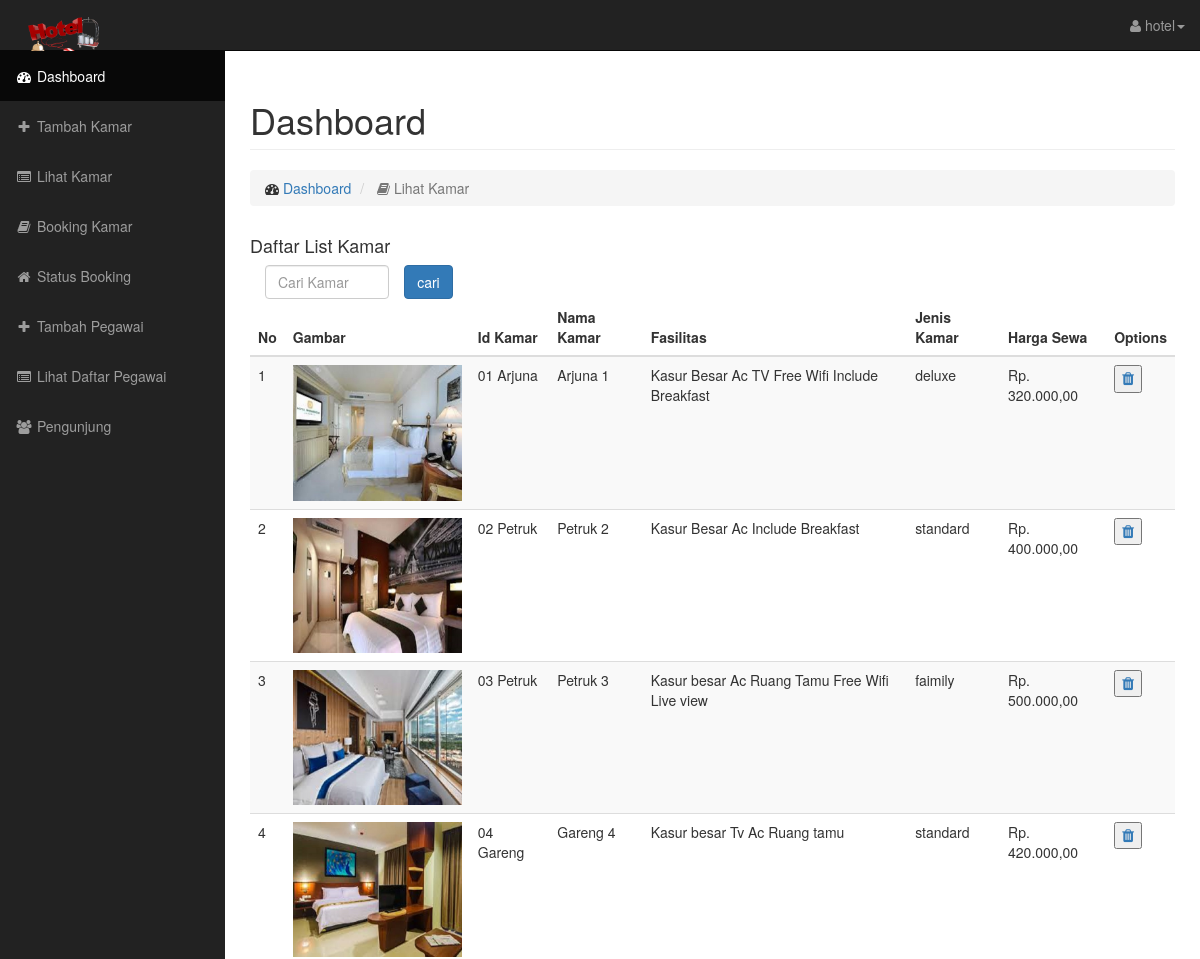
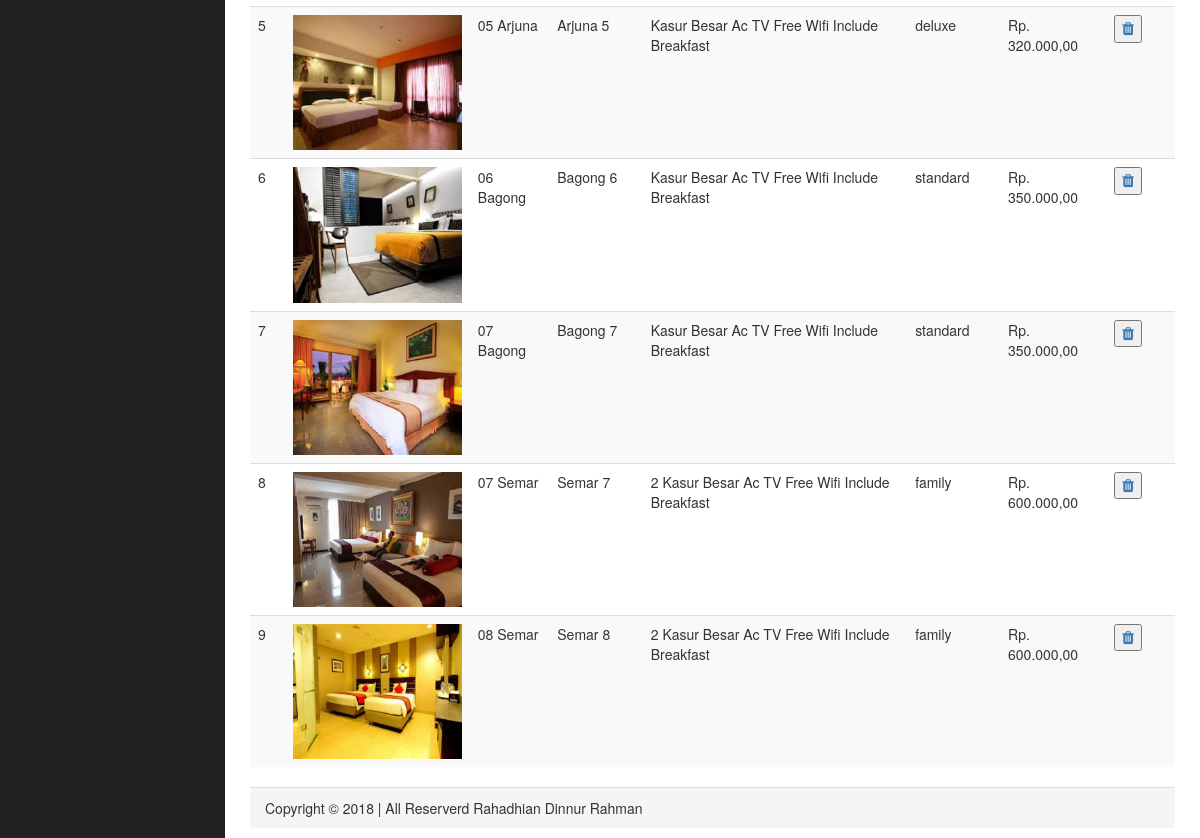
Page /administrator/kamar_lihat.php (signed in) on the committed database (2 pictures, top to bottom).
### tables this page shows
CREATE TABLE IF NOT EXISTS `tb_kamar` (
  `id_kamar` varchar(13) NOT NULL,
  `gambar` text NOT NULL,
  `nama_kamar` varchar(15) NOT NULL,
  `fasilitas` text NOT NULL,
  `harga` int(11) NOT NULL,
  `jenis_kamar` varchar(10) NOT NULL
);

### administrator/kamar_lihat.php (the view, shortened to what this page needs)
<?php
    include "login/koneksi.php";
        ?>
<!DOCTYPE html>
<html lang="en">
<head>
    <link href="css/bootstrap.min.css" rel="stylesheet">
    <link href="css/sb-admin.css" rel="stylesheet">
    <link href="css/plugins/morris.css" rel="stylesheet">
    <link href="font-awesome/css/font-awesome.min.css" rel="stylesheet" type="text/css">
</head>
<body>
    <div id="wrapper" style="background-color: white;">
        <nav class="navbar navbar-inverse navbar-fixed-top" role="navigation">
            <div class="navbar-header">
                <a class="navbar-brand" href="../index.php"><img src="../logoku.png" width="100px"></a>
            </div>
            <ul class="nav navbar-right top-nav">
                <li class="dropdown">
                    <a href="#" class="dropdown-toggle" data-toggle="dropdown"><i class="fa fa-user"></i> <?php echo $_SESSION['6LfQTxcUAAAAAH4-Boh5YZmTknrd7beQTh-Vtvr9']; ?><b class="caret"></b></a>
                </li>
            </ul>
            <div class="collapse navbar-collapse navbar-ex1-collapse">
                <ul class="nav navbar-nav side-nav">
                    <li class="active">
                        <a href="index.php"><i class="fa fa-fw fa-dashboard"></i> Dashboard</a>
                    </li>
                    <li>
                        <a href="tambah_kamar.php"><i class="fa fa-fw fa-plus"></i> Tambah Kamar</a>
                    </li>
                    <li>
                        <a href="kamar_lihat.php"><i class="fa fa-fw fa-list-alt"></i> Lihat Kamar</a>
                    </li>
                    <li>
                        <a href="terbooking.php"><i class="fa fa-fw fa-book"></i> Booking Kamar</a>
                    </li>
                    <li>
                        <a href="booking_lihat.php"><i class="fa fa-fw fa-home"></i> Status Booking</a>
                    </li>
                    <li>
                        <a href="tambah_pegawai.php"><i class="fa fa-fw fa-plus"></i> Tambah Pegawai</a>
                    </li>
                    <li>
                        <a href="pegawai_lihat.php"><i class="fa fa-fw fa-list-alt"></i> Lihat Daftar Pegawai</a>
                    </li>
                     <li>
                        <a href="pengunjung.php"><i class="fa fa-fw fa-users"></i> Pengunjung</a>
                    </li>
                </ul>
            </div>
        </nav>
        <div id="page-wrapper">
            <div class="container-fluid">
                <div class="row">
                    <div class="col-lg-12">
                        <h1 class="page-header">
                            Dashboard
                        </h1>
                        <ol class="breadcrumb">
                            <li>
                                <i class="fa fa-dashboard"></i>  <a href="index.php">Dashboard</a>
                            </li>
                            <li class="active">
                                <i class="fa fa-book"></i> Lihat Kamar
                            </li>
                        </ol>
                    </div>
                </div>
                <div class="row">
                    <div class="col-lg-12">
                        <h4>Daftar List Kamar</h4>
                        <form class="" method="POST" action="kamar_lihat.php">
                            <div class="col-lg-2">
                                <input type="text" name="cari" placeholder="Cari Kamar" class="form form-control">
                            </div>
                                <input type="submit" value="cari" class="btn btn-primary">
                        </form>
                        <div class="table-responsive">
                            <table class="table table-hover table-striped">
                                <thead>
                                    <tr>
                                        <th>No</th>
                                        <th>Gambar</th>
                                        <th>Id Kamar</th>
                                        <th>Nama Kamar</th>
                                        <th>Fasilitas</th>
                                        <th>Jenis Kamar</th>
                                        <th>Harga Sewa</th>
                                        <th>Options</th>
                                    </tr>
                                </thead>
                                <tbody>
                                <?php
                                 @$cari = $_POST['cari'];
                                    if (!empty(@$_POST['tombol'])) {
                                    $sql = "SELECT * from tb_kamar where jenis_kamar like '%$cari%'";
                                     }else{
                                    $sql = "SELECT * from tb_kamar";
                                    }
                                    $querynya = $mysql->query($sql);
                                    $i=1;
                                    while ($informasi = mysqli_fetch_array($querynya)) {?>
                                    <tr>
                                        <td><?php echo $i; ?></td>
                                        <td width="20%" height="150px;"><img class="img-responsive" src="../assets/gambar/<?php echo $informasi['gambar']; ?>"></td>
                                        <td><?php echo $informasi['id_kamar']; ?></td>
                                        <td><?php echo $informasi['nama_kamar']; ?></td>
                                        <td><?php echo $informasi['fasilitas']; ?></td>
                                        <td><?php echo $informasi['jenis_kamar']; ?></td>
                                        <td><?php echo "Rp. ".number_format($informasi['harga'],2,",","."); ?></td>
                                        <td><a href="kamar_hapus.php?id=<?php echo $informasi['id_kamar']; ?>" onclick="return confirm('Apakah Anda yakin akan menghapus ini ?');"><button><b style="font-size: 15px;"><span class="fa fa-trash"></span></b></button></a></td>
                                    </tr>
                                    <?php $i=$i+1;} ?>
                                </tbody>
                            </table>
                        </div>
                    </div>
                </div>
                <div class="panel-footer">
                    <div class="footer">
                        Copyright &copy; 2018 | All Reserverd Rahadhian Dinnur Rahman
                    </div>
                </div>
            </div>
        </div>
    </div>
</body>
</html>

### administrator/css/sb-admin.css (style rules this page uses)
body { margin-top: 100px; background-color: #222; }
@media (min-width:768px) { body { margin-top: 50px; } }
#wrapper { padding-left: 0; }
#page-wrapper { width: 100%; padding: 0; background-color: #fff; }
@media (min-width:768px) { #wrapper { padding-left: 225px; } }
@media (min-width:768px) { #page-wrapper { padding: 10px; } }
.top-nav { padding: 0 15px; }
.top-nav>li { display: inline-block; float: left; }
.top-nav>li>a { padding-top: 15px; padding-bottom: 15px; line-height: 20px; color: #999; }
@media (min-width:768px) { .side-nav { position: fixed; top: 51px; left: 225px; width: 225px; margin-left: -225px; border: none; border-radius: 0; overflow-y: auto; background-color: #222; bottom: 0; overflow-x: hidden; padding-bottom: 40px; } }
@media (min-width:768px) { .side-nav>li>a { width: 225px; } }

### rows in the picture
tb_kamar: gambar (picture), id_kamar "01 Arjuna", nama_kamar "Arjuna 1", fasilitas "Kasur Besar Ac TV Free Wifi Include Breakfast", jenis_kamar "deluxe", harga "320.000,00"
tb_kamar: gambar (picture), id_kamar "02 Petruk", nama_kamar "Petruk 2", fasilitas "Kasur Besar Ac Include Breakfast", jenis_kamar "standard", harga "400.000,00"
tb_kamar: gambar (picture), id_kamar "03 Petruk", nama_kamar "Petruk 3", fasilitas "Kasur besar Ac Ruang Tamu Free Wifi Live view", jenis_kamar "faimily", harga "500.000,00"
tb_kamar: gambar (picture), id_kamar "04 Gareng", nama_kamar "Gareng 4", fasilitas "Kasur besar Tv Ac Ruang tamu", jenis_kamar "standard", harga "420.000,00"
tb_kamar: gambar (picture), id_kamar "05 Arjuna", nama_kamar "Arjuna 5", fasilitas "Kasur Besar Ac TV Free Wifi Include Breakfast", jenis_kamar "deluxe", harga "320.000,00"
tb_kamar: gambar (picture), id_kamar "06 Bagong", nama_kamar "Bagong 6", fasilitas "Kasur Besar Ac TV Free Wifi Include Breakfast", jenis_kamar "standard", harga "350.000,00"
tb_kamar: gambar (picture), id_kamar "07 Bagong", nama_kamar "Bagong 7", fasilitas "Kasur Besar Ac TV Free Wifi Include Breakfast", jenis_kamar "standard", harga "350.000,00"
tb_kamar: gambar (picture), id_kamar "07 Semar", nama_kamar "Semar 7", fasilitas "2 Kasur Besar Ac TV Free Wifi Include Breakfast", jenis_kamar "family", harga "600.000,00"
tb_kamar: gambar (picture), id_kamar "08 Semar", nama_kamar "Semar 8", fasilitas "2 Kasur Besar Ac TV Free Wifi Include Breakfast", jenis_kamar "family", harga "600.000,00"

### other values in the picture
$_SESSION['6LfQTxcUAAAAAH4-Boh5YZmTknrd7beQTh-Vtvr9'] "hotel"
